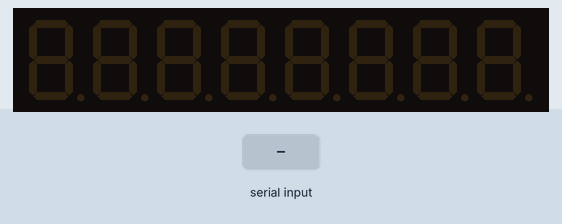
Recording of a program running on a simulated Raspberry Pi Pico running MicroPython. Shown: 8-digit seven-segment display. Inputs (shaded band) come from the test bench.

Above: at 1.2 s.
1.3 s: "5\n" received over the second serial link
At 1.7 s:
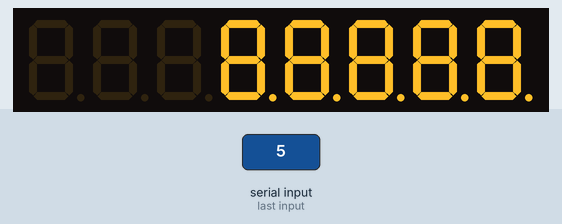
2.8 s: "1\n" received over the second serial link
At 4.0 s:
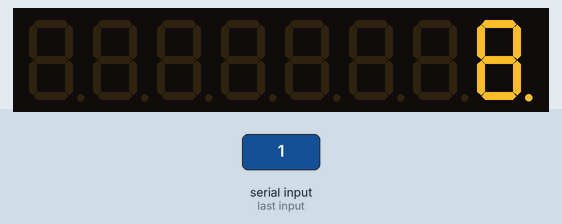
4.3 s: "0\n" received over the second serial link
At 5.3 s:
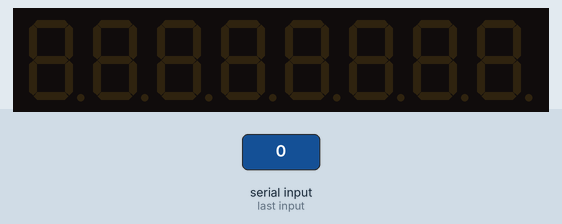
Timing chart, 0 to 7.3 s (numbered marks = the images above; inputs shaded):
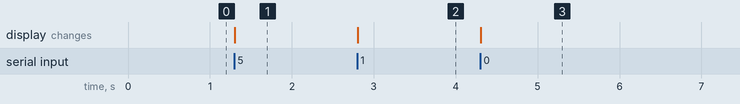

The program:

main2.py
```python
from machine import UART, SPI, Pin
import time

# UART (TX GP0, RX GP1)
uart = UART(0, baudrate=9600, tx=Pin(0), rx=Pin(1))

# SPI pro MAX7219 (CLK GP2, DIN GP3, CS GP5)
spi = SPI(0, baudrate=10000000, polarity=0, phase=0, sck=Pin(2), mosi=Pin(3))
cs = Pin(5, Pin.OUT)
cs.value(1)

# MAX7219 registry
DECODE_MODE = 0x09
INTENSITY = 0x0A
SCAN_LIMIT = 0x0B
SHUTDOWN = 0x0C
DISPLAY_TEST = 0x0F

def send_command(register, data):
    cs.value(0)
    spi.write(bytearray([register, data]))
    cs.value(1)

def init_max7219():
    send_command(SHUTDOWN, 0x01)      # Normal operation
    send_command(DISPLAY_TEST, 0x00)  # Disable test
    send_command(DECODE_MODE, 0x00)   # No decode
    send_command(SCAN_LIMIT, 0x07)    # Display all 8 digits
    send_command(INTENSITY, 0x08)     # Brightness
    clear_display()

def clear_display():
    for i in range(1, 9):
        send_command(i, 0)

def show_bar(level):
    clear_display()
    for i in range(1, level + 1):
        send_command(i, 0xFF)  # Full line lit

init_max7219()

while True:
    if uart.any():
        line = uart.readline()
        if line:
            try:
                level = int(line.strip())
                if 0 <= level <= 8:
                    show_bar(level)
            except:
                pass
    time.sleep(0.05)
```

Measured:
- after the input at 1.3 s, the display: changes at once (image 1)
- after the input at 2.8 s, the display: changes at once (image 2)
- after the input at 4.3 s, the display: changes at once (image 3)
